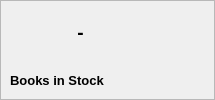
       <widget class="QFrame" name="frm_home_stock">
        <property name="geometry">
         <rect>
          <x>450</x>
          <y>280</y>
          <width>215</width>
          <height>100</height>
         </rect>
        </property>
        <property name="minimumSize">
         <size>
          <width>215</width>
          <height>100</height>
         </size>
        </property>
        <property name="maximumSize">
         <size>
          <width>215</width>
          <height>100</height>
         </size>
        </property>
        <property name="frameShape">
         <enum>QFrame::StyledPanel</enum>
        </property>
        <property name="frameShadow">
         <enum>QFrame::Raised</enum>
        </property>
        <widget class="QLabel" name="lbl_home_stock_info">
         <property name="geometry">
          <rect>
           <x>10</x>
           <y>10</y>
           <width>141</width>
           <height>45</height>
          </rect>
         </property>
         <property name="font">
          <font>
           <pointsize>14</pointsize>
           <weight>75</weight>
           <bold>true</bold>
          </font>
         </property>
         <property name="text">
          <string>-</string>
         </property>
         <property name="scaledContents">
          <bool>false</bool>
         </property>
         <property name="alignment">
          <set>Qt::AlignCenter</set>
         </property>
         <property name="wordWrap">
          <bool>true</bool>
         </property>
        </widget>
        <widget class="QLabel" name="lbl_home_stock_icon">
         <property name="geometry">
          <rect>
           <x>144</x>
           <y>10</y>
           <width>65</width>
           <height>45</height>
          </rect>
         </property>
         <property name="minimumSize">
          <size>
           <width>65</width>
           <height>45</height>
          </size>
         </property>
         <property name="maximumSize">
          <size>
           <width>65</width>
           <height>45</height>
          </size>
         </property>
         <property name="text">
          <string/>
         </property>
         <property name="pixmap">
          <pixmap resource="Icons/bookstore.qrc">:/Icons/package.svg</pixmap>
         </property>
         <property name="scaledContents">
          <bool>false</bool>
         </property>
         <property name="alignment">
          <set>Qt::AlignCenter</set>
         </property>
        </widget>
        <widget class="QLabel" name="lbl_home_stock_title">
         <property name="geometry">
          <rect>
           <x>10</x>
           <y>70</y>
           <width>195</width>
           <height>20</height>
          </rect>
         </property>
         <property name="font">
          <font>
           <pointsize>10</pointsize>
           <weight>75</weight>
           <bold>true</bold>
          </font>
         </property>
         <property name="text">
          <string>Books in Stock</string>
         </property>
         <property name="alignment">
          <set>Qt::AlignLeading|Qt::AlignLeft|Qt::AlignVCenter</set>
         </property>
         <property name="wordWrap">
          <bool>false</bool>
         </property>
        </widget>
       </widget>
